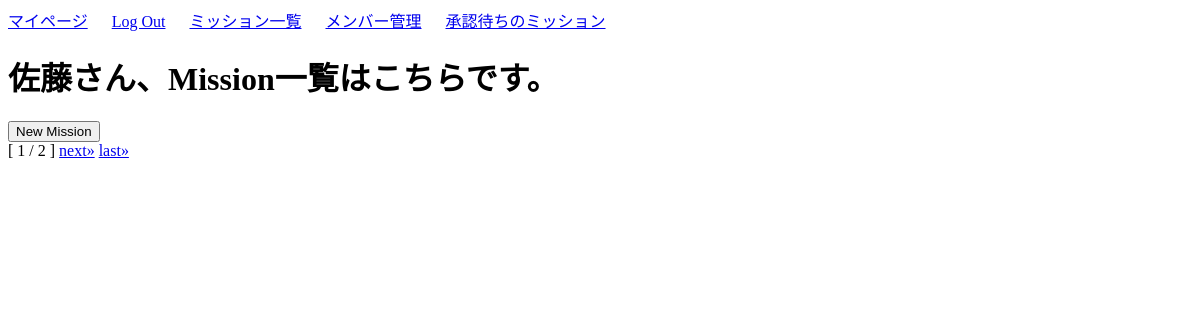
Before: /mission/home/ (signed in) with the older database file.
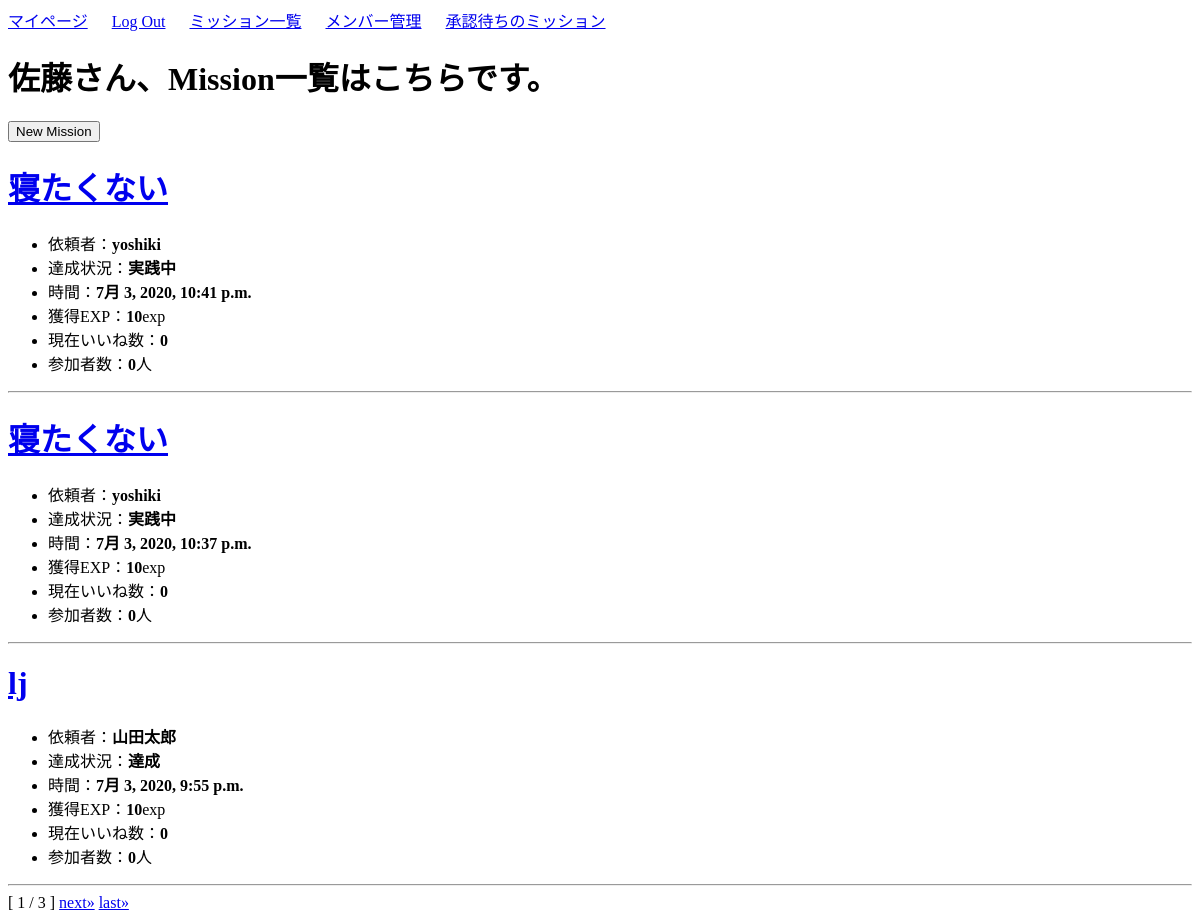
After: the same page with the newer database file.
### mission/models.py (models this page shows, shortened)
class Mission(models.Model):
    author = models.ForeignKey(User, on_delete=models.CASCADE)
    title = models.CharField(max_length=100)
    content = models.TextField()
    date_posted = models.DateTimeField(default=timezone.now)
    mission_flg = models.IntegerField(choices=EXAMPLE_FLG, default=0)    # 達成状況(0:実践中 / 1:達成)
    cost_exp = models.IntegerField(default=3)                            # 作成時に消費されるポイント(使えていない)
    success_exp = models.IntegerField(default=10)                        # クリア報酬ポイント
    good_count = models.IntegerField(default=0)                          # いいね数
    participants = models.IntegerField(default=0)                        # 参加者数
    participants_list_text = models.CharField(max_length=200, default='')# 参加者リスト(文字列で保存)
    participants_list = models.ManyToManyField(Profile)                  # 参加者リスト(他対他)
    approval = models.IntegerField(choices=EXAMPLE_APPROVAL, default=0)  # 承認状況

### mission/views.py (the view)
# urls.py: path('mission/home/',views.MissionListView.as_view(),name='mission-home'),
class MissionListView(ListView):
    model = Mission
    template_name = 'mission/home.html'
    context_object_name = 'missions'
    paginate_by = 9
    ordering = ['-date_posted']
    def get_context_data(self, **kwargs):
        context = super(MissionListView, self).get_context_data(**kwargs)
        profile = Profile.objects.get(user=self.request.user)
        context["profile"] = profile
        return context

### mission/templates/mission/home.html (shortened to what this page needs)
{% extends 'mission/base.html' %}
{% block body %}
{% if user.is_authenticated %}
<h1>{{ user.username }}さん、Mission一覧はこちらです。</h1>
{% endif %}
<div>
    <form action="{% url 'mission-create' %}">
        <button type="submit">New Mission</button>
    </form>
    {% for mission in missions %}
    {% if mission.get_approval_display == '承認済み' %}
    <h1><a href="{% url 'mission-detail' mission.id %}">{{ mission.title }}</a></h1>
    <ul>
        <li>依頼者：<b>{{ mission.author }}</b></li>
        <li>達成状況：<b>{{ mission.get_mission_flg_display }}</b></li>
        <li>時間：<b>{{ mission.date_posted }}</b></li>
        <li>獲得EXP：<b>{{ mission.success_exp }}</b>exp</li>
        <li>現在いいね数：<b>{{ mission.good_count }}</b></li>
        <li>参加者数：<b>{{ mission.participants }}</b>人</li>
    </ul>
    <hr>
    {% endif %}
    {% endfor %}
        <span>[ {{ page_obj.number }} / {{ page_obj.paginator.num_pages }} ]</span>
    {% if page_obj.has_next %}
        <a href="?page={{ page_obj.next_page_number}}">next&raquo;</a>
        <a href="?page={{ page_obj.paginator.num_pages }}">last&raquo;</a>
    {% endif %}
</div>
{% endblock body %}

Changed rows visible on the page:
added Mission: title "寝たくない", author "yoshiki", mission_flg "実践中", date_posted "7月 3, 2020, 10:41 p.m.", success_exp "10", good_count "0", participants "0"
added Mission: title "寝たくない", author "yoshiki", mission_flg "実践中", date_posted "7月 3, 2020, 10:37 p.m.", success_exp "10", good_count "0", participants "0"
added Mission: title "lj", author "山田太郎", mission_flg "達成", date_posted "7月 3, 2020, 9:55 p.m.", success_exp "10", good_count "0", participants "0"
Other visible differences:
{{ page_obj.paginator.num_pages }}: "2" → "3"
